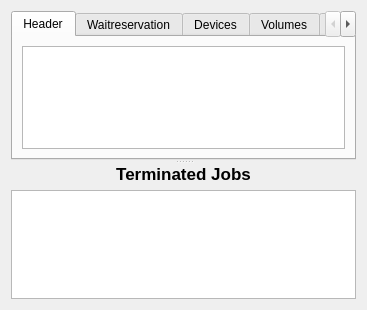
<ui version="4.0" >
 <class>StorStatForm</class>
 <widget class="QWidget" name="StorStatForm" >
  <property name="geometry" >
   <rect>
    <x>0</x>
    <y>0</y>
    <width>367</width>
    <height>310</height>
   </rect>
  </property>
  <property name="windowTitle" >
   <string>Form</string>
  </property>
  <layout class="QGridLayout" >
   <item row="0" column="0" >
    <widget class="QSplitter" name="splitter" >
     <property name="orientation" >
      <enum>Qt::Vertical</enum>
     </property>
     <widget class="QTabWidget" name="tabWidget" >
      <property name="currentIndex" >
       <number>0</number>
      </property>
      <widget class="QWidget" name="headerTab" >
       <attribute name="title" >
        <string>Header</string>
       </attribute>
       <layout class="QGridLayout" >
        <item row="0" column="0" >
         <widget class="QTextEdit" name="textEditHeader" />
        </item>
       </layout>
      </widget>
      <widget class="QWidget" name="waitReservationTab" >
       <attribute name="title" >
        <string>Waitreservation</string>
       </attribute>
       <layout class="QGridLayout" >
        <item row="0" column="0" >
         <widget class="QTextEdit" name="textEditWaitReservation" />
        </item>
       </layout>
      </widget>
      <widget class="QWidget" name="devicesTab" >
       <attribute name="title" >
        <string>Devices</string>
       </attribute>
       <layout class="QGridLayout" >
        <item row="0" column="0" >
         <widget class="QTextEdit" name="textEditDevices" />
        </item>
       </layout>
      </widget>
      <widget class="QWidget" name="volumesTab" >
       <attribute name="title" >
        <string>Volumes</string>
       </attribute>
       <layout class="QGridLayout" >
        <item row="0" column="0" >
         <widget class="QTextEdit" name="textEditVolumes" />
        </item>
       </layout>
      </widget>
      <widget class="QWidget" name="spoolingTab" >
       <attribute name="title" >
        <string>Spooling</string>
       </attribute>
       <layout class="QGridLayout" >
        <item row="0" column="0" >
         <widget class="QTextEdit" name="textEditSpooling" />
        </item>
       </layout>
      </widget>
      <widget class="QWidget" name="runningTab" >
       <attribute name="title" >
        <string>Running</string>
       </attribute>
       <layout class="QGridLayout" >
        <item row="0" column="0" >
         <widget class="QTextEdit" name="textEditRunning" />
        </item>
       </layout>
      </widget>
      <widget class="QWidget" name="tab" >
       <attribute name="title" >
        <string>Misc</string>
       </attribute>
       <widget class="QPushButton" name="mountButton" >
        <property name="geometry" >
         <rect>
          <x>170</x>
          <y>40</y>
          <width>80</width>
          <height>24</height>
         </rect>
        </property>
        <property name="text" >
         <string>Mount</string>
        </property>
       </widget>
       <widget class="QPushButton" name="umountButton" >
        <property name="geometry" >
         <rect>
          <x>170</x>
          <y>70</y>
          <width>80</width>
          <height>24</height>
         </rect>
        </property>
        <property name="text" >
         <string>UMount</string>
        </property>
       </widget>
       <widget class="QGroupBox" name="groupBox" >
        <property name="geometry" >
         <rect>
          <x>10</x>
          <y>10</y>
          <width>151</width>
          <height>91</height>
         </rect>
        </property>
        <property name="title" >
         <string>Refresh Timer Top</string>
        </property>
        <widget class="QSpinBox" name="spinBox" >
         <property name="geometry" >
          <rect>
           <x>20</x>
           <y>50</y>
           <width>111</width>
           <height>24</height>
          </rect>
         </property>
         <property name="minimum" >
          <number>5</number>
         </property>
         <property name="maximum" >
          <number>999</number>
         </property>
        </widget>
        <widget class="QCheckBox" name="checkBox" >
         <property name="geometry" >
          <rect>
           <x>20</x>
           <y>20</y>
           <width>101</width>
           <height>20</height>
          </rect>
         </property>
         <property name="text" >
          <string>Do Refresh</string>
         </property>
        </widget>
       </widget>
      </widget>
     </widget>
     <widget class="QWidget" name="layoutWidget" >
      <layout class="QVBoxLayout" >
       <item>
        <widget class="QLabel" name="terminatedLabel" >
         <property name="layoutDirection" >
          <enum>Qt::LeftToRight</enum>
         </property>
         <property name="text" >
          <string>&lt;html>&lt;head>&lt;meta name="qrichtext" content="1" />&lt;style type="text/css">
p, li { white-space: pre-wrap; }
&lt;/style>&lt;/head>&lt;body style=" font-family:'Sans Serif'; font-size:9pt; font-weight:400; font-style:normal; text-decoration:none;">
&lt;p style=" margin-top:0px; margin-bottom:0px; margin-left:0px; margin-right:0px; -qt-block-indent:0; text-indent:0px;">&lt;span style=" font-size:13pt; font-weight:600;">Terminated Jobs&lt;/span>&lt;/p>&lt;/body>&lt;/html></string>
         </property>
         <property name="alignment" >
          <set>Qt::AlignCenter</set>
         </property>
        </widget>
       </item>
       <item>
        <widget class="QTableWidget" name="terminatedTable" />
       </item>
      </layout>
     </widget>
    </widget>
   </item>
  </layout>
  <action name="actionRefresh" >
   <property name="icon" >
    <iconset resource="../main.qrc" >:/images/view-refresh.png</iconset>
   </property>
   <property name="text" >
    <string>Refresh</string>
   </property>
  </action>
  <action name="actionCancelRunning" >
   <property name="icon" >
    <iconset resource="../main.qrc" >:/images/utilities-terminal.png</iconset>
   </property>
   <property name="text" >
    <string>Cancel Running Job</string>
   </property>
  </action>
  <action name="actionDisableScheduledJob" >
   <property name="icon" >
    <iconset resource="../main.qrc" >:/images/utilities-terminal.png</iconset>
   </property>
   <property name="text" >
    <string>Disable Scheduled Job</string>
   </property>
  </action>
 </widget>
 <resources>
  <include location="../main.qrc" />
 </resources>
 <connections/>
</ui>
